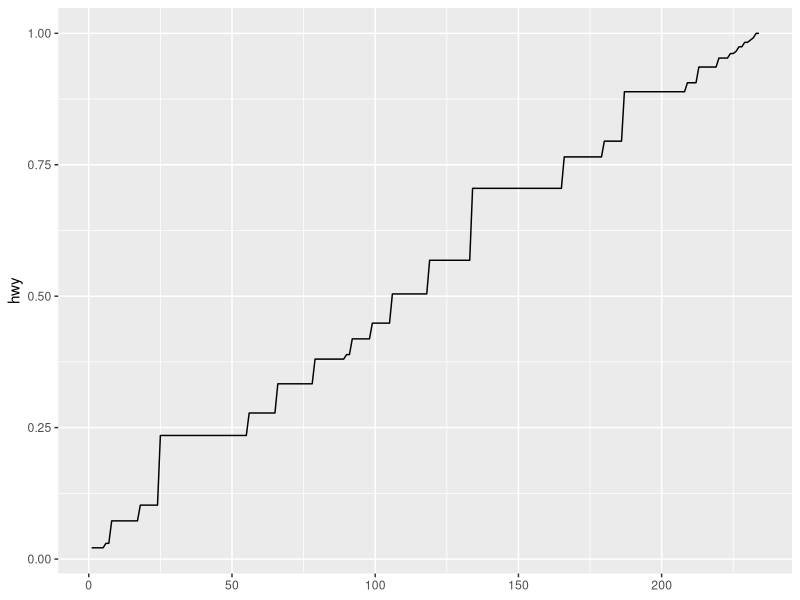
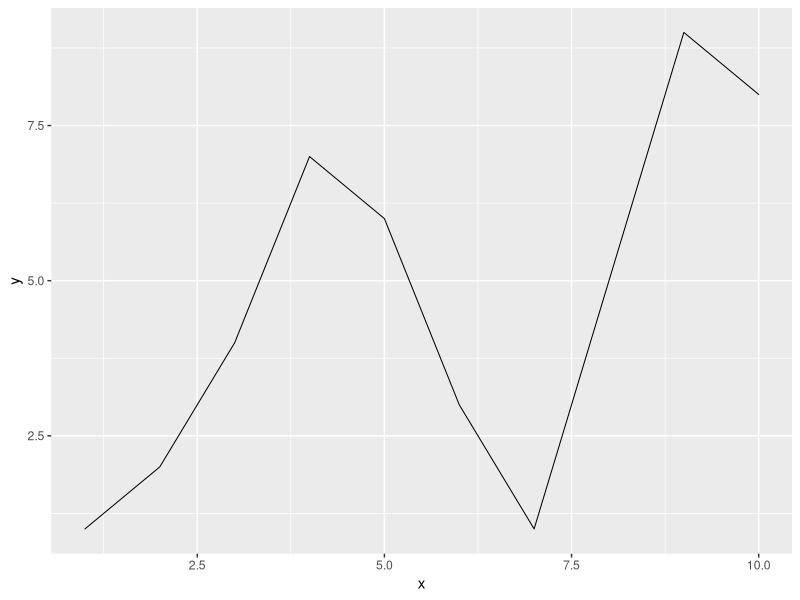
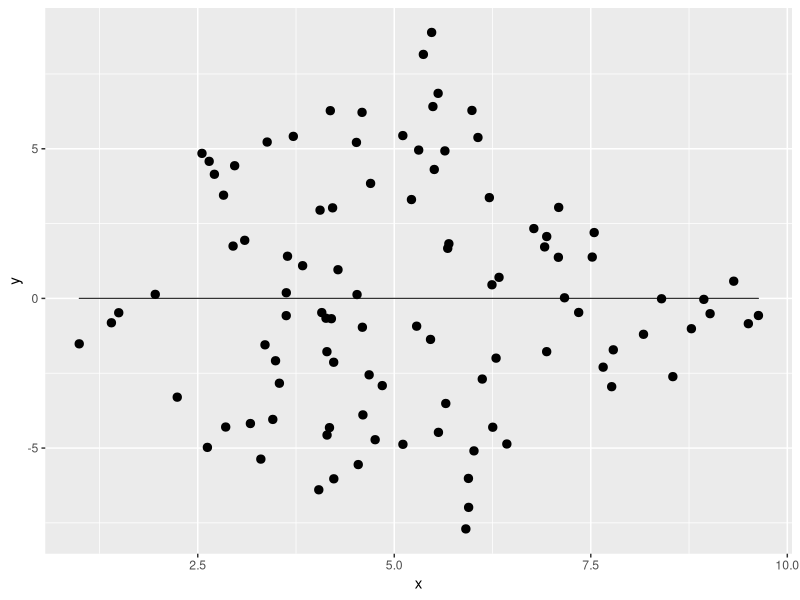

Reproduce these figures in R, in order.
## ---- chunk 1
library(ggplot2)
library(grid)
## ---- chunk 2
G <- ggproto("G", # the name of the ggproto object
             NULL, # the inheritance type, typically `Stat` or `Geom`
             z = 1,
             double_z = function(self) {
               self$z <- self$z * 2
             }
    )

G$z
G$double_z()
G$double_z()
G$z
## ---- chunk 3
StatPercentile <- ggproto("StatPercentile", Stat,
                          
  compute_group = function(data, scales) {
    data <- data.frame(y = data$y)
    new_data <- data.frame(y = apply(data, 2, function(x) ecdf(x)(sort(x))))
    new_data$x <- 1:nrow(new_data)
    new_data
  },
  
  required_aes = c("y")
  
)

stat_percentile <- function(mapping = NULL, data = NULL, geom = "line",
                       position = "identity", na.rm = FALSE, show.legend = NA, 
                       inherit.aes = TRUE) {
  layer(
    stat = StatPercentile, data = data, mapping = mapping, geom = geom, 
    position = position, show.legend = show.legend, inherit.aes = inherit.aes,
    params = list(na.rm = na.rm)
  )
}

ggplot(mpg, aes(y = hwy)) +
  stat_percentile()
## ---- chunk 4
GeomSimpleLine <- ggproto("GeomSimpleLine", Geom,
  required_aes = c("x", "y"),
  default_aes = aes(shape = 19, colour = "black"),
  draw_key = draw_key_path,

  draw_panel = function(data, panel_params, coord) {
    coords <- coord$transform(data, panel_params)
    grid::linesGrob(
      x = unit(coords$x, "npc"), 
      y = unit(coords$y, "npc"),
      gp = grid::gpar(col = coords$colour)
    )
  }
)

geom_simple_line <- function(mapping = NULL, data = NULL, stat = "identity",
                              position = "identity", na.rm = FALSE, show.legend = NA, 
                              inherit.aes = TRUE, ...) {
  layer(
    geom = GeomSimpleLine, mapping = mapping,  data = data, stat = stat, 
    position = position, show.legend = show.legend, inherit.aes = inherit.aes,
    params = list(na.rm = na.rm, ...)
  )
}

data <- data.frame(x = 1:10,
                   y = c(1,2,4,7,6,3,1,5,9,8)
)

ggplot(data, aes(x, y)) + 
  geom_simple_line()
## ---- chunk 5
StatDifference <- ggproto("StatDifference", Stat,
  compute_group = function(data, scales) {
    method1 <- (data$x + data$y)/2
    method2 <- data$x - data$y
    new_data <- data.frame(x = method1,
                           y = method2)
    new_data
  },
  
  required_aes = c("x", "y")
)
## ---- chunk 6
GeomSimpleDifference <- ggproto("GeomSimpleDifference", Geom,
  required_aes = c("x", "y"),
  default_aes = aes(shape = 20, color = "black"),
  draw_key = draw_key_point,
  
  draw_panel = function(data, panel_params, coord) {
    coords <- coord$transform(data, panel_params)
    gList(grid::pointsGrob(
      coords$x, coords$y,
      pch = coords$shape,
      gp = grid::gpar(col = coords$colour)
    ),
    grid::linesGrob(
      coords$x, mean(coords$y),
      gp = grid::gpar(col = coords$colour)
    ))
  }
  
)

geom_simple_diff <- function(mapping = NULL, data = NULL, stat = "difference",
                              position = "identity", na.rm = FALSE, show.legend = NA, 
                              inherit.aes = TRUE, ...) {
  layer(
    geom = GeomSimpleDifference, mapping = mapping,  data = data, stat = stat, 
    position = position, show.legend = show.legend, inherit.aes = inherit.aes,
    params = list(na.rm = na.rm, ...)
  )
}
## ---- chunk 7
set.seed(1)
data <- data.frame(x = runif(100, 0, 10),
                   y = runif(100, 0, 10))


ggplot(data, aes(x, y)) +
  geom_simple_diff()
## ---- chunk 8
geom_density

StatDensity
